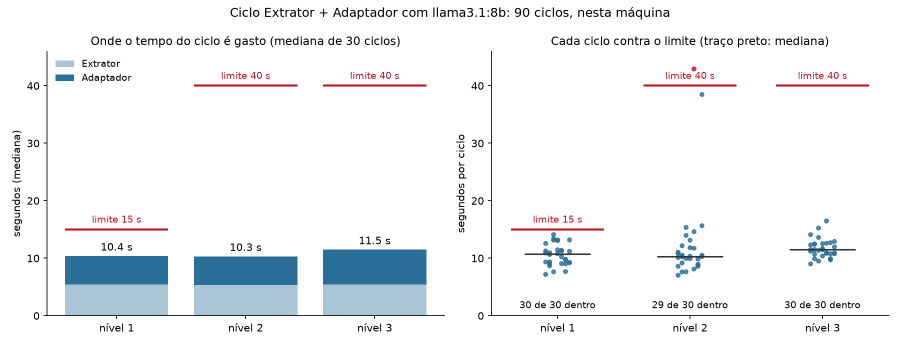
#> input picture reports/adaptador_ciclo.png, 1800 x 690 px (shown at 1/2 size); its folder holds only this picture in this run
$ python -i motor.py   (imports and definitions only)
#> lines starting #> are read from the running program, lines starting #| are printed output that depends on the picture
#> further down, picture is the input picture: PIL image 1800x690 RGBA; mean R, G, B, A 239.8, 242.1, 244, 255
### backend/src/iris/ocr/erros.py
"""Erros do módulo de OCR, com o status HTTP que a rota deve devolver."""
from __future__ import annotations


class OcrError(ValueError):
    def __init__(self, mensagem: str, code: str, status: int = 422, field: str = "file") -> None:
        super().__init__(mensagem)
        self.code, self.status, self.field = code, status, field

    def to_dict(self) -> dict[str, str]:
        return {"status": "error", "code": self.code, "field": self.field, "detail": str(self)}

### backend/src/iris/ocr/motor.py
"""Motor de OCR local (História 1.1.3). O padrão é o Tesseract, chamado como processo filho.

Zero-retention (RNF-01): a imagem entra pela entrada padrão e o texto sai pela saída padrão, sem arquivo temporário
e sem serviço externo. O motor é trocável (`definir_motor`), como o transcritor de áudio.

O Tesseract é um programa do sistema, não um pacote Python:
    macOS:   brew install tesseract tesseract-lang
    Ubuntu:  sudo apt-get install tesseract-ocr tesseract-ocr-por
Variáveis: IRIS_OCR_BIN (caminho do executável), IRIS_OCR_LANG (padrão "por"), IRIS_OCR_TIMEOUT (segundos, padrão 90).
"""
from __future__ import annotations

import io
import os
import shutil
import subprocess
from dataclasses import dataclass
from typing import Protocol

from PIL import Image

from iris.ocr.erros import OcrError

IDIOMA_PADRAO = "por"
TIMEOUT_PADRAO = 90.0
LADO_IDEAL = 2000  # o Tesseract lê melhor com letras de ~30 px; fotos pequenas são ampliadas até aqui
LADO_MAXIMO = 4000  # fotos maiores são reduzidas: mais pixels só deixam o OCR lento


@dataclass(frozen=True)
class ResultadoOcr:
    texto: str
    confianca_media: float  # 0..100, média das palavras reconhecidas; 0 quando não há palavra
    palavras: int


class MotorOcr(Protocol):
    def reconhecer(self, imagem: Image.Image, idioma: str) -> ResultadoOcr: ...


def preparar_para_ocr(imagem: Image.Image) -> bytes:
    """Escala de cinza, contraste automático e tamanho adequado, devolvido como PNG em memória."""
    from PIL import ImageOps

    g = ImageOps.autocontrast(imagem.convert("L"), cutoff=1)
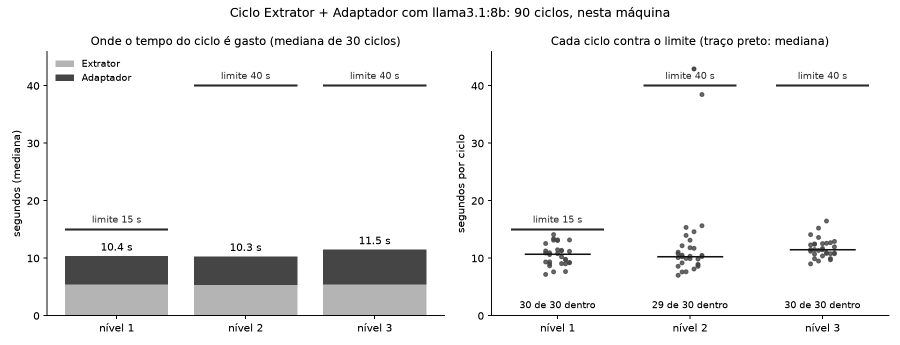
#> g: PIL image 1800x690 L (shown at 1/2 size); min 0, max 255, mean 239.8
    maior = max(g.size)
#> maior = 1800
    if maior < LADO_IDEAL:
        fator = min(2.0, LADO_IDEAL / maior)
#> fator = 1.11
    elif maior > LADO_MAXIMO:
        fator = LADO_MAXIMO / maior
    else:
        fator = 1.0
    if abs(fator - 1.0) > 0.01:
        g = g.resize((round(g.width * fator), round(g.height * fator)), Image.LANCZOS)
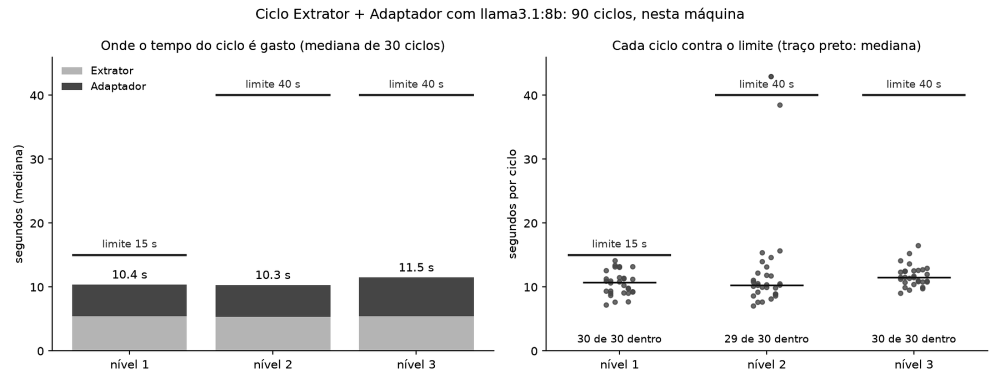
#> g: PIL image 2000x767 L (shown at 1/2 size); min 0, max 255, mean 239.7
    saida = io.BytesIO()
    g.save(saida, format="PNG")
    return saida.getvalue()


def interpretar_tsv(tsv: str) -> ResultadoOcr:
    """Reconstrói o texto (linhas e parágrafos) e a confiança média a partir da saída `tsv` do Tesseract."""
    linhas: dict[tuple[int, int, int], list[str]] = {}
    ordem: list[tuple[int, int, int]] = []
    confs: list[float] = []
    for registro in tsv.splitlines()[1:]:
        c = registro.split("\t")
        if len(c) < 12 or c[0] != "5":  # nível 5 = palavra
            continue
        texto = c[11].strip()
        try:
            conf = float(c[10])
            chave = (int(c[2]), int(c[3]), int(c[4]))
        except ValueError:
            continue
        if not texto or conf < 0:
            continue
        if chave not in linhas:
            linhas[chave] = []
            ordem.append(chave)
        linhas[chave].append(texto)
        confs.append(conf)
    saida: list[str] = []
    anterior: tuple[int, int] | None = None
    for chave in ordem:
        bloco_par = chave[:2]
        if anterior is not None and bloco_par != anterior:
            saida.append("")  # parágrafo novo
        saida.append(" ".join(linhas[chave]))
        anterior = bloco_par
    media = sum(confs) / len(confs) if confs else 0.0
    return ResultadoOcr("\n".join(saida).strip(), media, len(confs))


class MotorTesseract:
    def __init__(self, executavel: str | None = None, timeout: float | None = None) -> None:
        self._executavel = executavel or os.environ.get("IRIS_OCR_BIN") or "tesseract"
        self._timeout = timeout if timeout is not None else float(os.environ.get("IRIS_OCR_TIMEOUT", TIMEOUT_PADRAO))

    def _caminho(self) -> str:
        caminho = shutil.which(self._executavel)
        if caminho is None:
            raise OcrError(
                "O reconhecimento de texto em imagens não está instalado neste servidor (falta o Tesseract). "
                "Digite ou cole o texto da prova, ou envie um arquivo .pdf, .docx ou .txt.",
                "OCR_ENGINE_UNAVAILABLE",
                503,
            )
        return caminho

    def reconhecer(self, imagem: Image.Image, idioma: str = IDIOMA_PADRAO) -> ResultadoOcr:
        idioma = os.environ.get("IRIS_OCR_LANG") or idioma
        png = preparar_para_ocr(imagem)
        try:
            proc = subprocess.run(
                [self._caminho(), "stdin", "stdout", "-l", idioma, "--psm", "3", "tsv"],
                input=png,
                capture_output=True,
                timeout=self._timeout,
                check=False,
            )
        except subprocess.TimeoutExpired as err:
            raise OcrError(
                "A leitura da imagem demorou mais que o esperado. Tente uma imagem menor ou uma página por vez.",
                "OCR_TIMEOUT",
                504,
            ) from err
        if proc.returncode != 0:
            erro = proc.stderr.decode("utf-8", "replace")
            if "Failed loading language" in erro or "Error opening data file" in erro:
                raise OcrError(
                    f"O idioma '{idioma}' do Tesseract não está instalado (no macOS: brew install tesseract-lang).",
                    "OCR_LANGUAGE_UNAVAILABLE",
                    503,
                )
            raise OcrError("Não foi possível ler o texto desta imagem.", "OCR_FAILED", 422)
        return interpretar_tsv(proc.stdout.decode("utf-8", "replace"))


_motor: MotorOcr | None = None


def definir_motor(motor: MotorOcr | None) -> None:
    """Troca o motor (outro OCR, ou um falso nos testes). `None` volta ao Tesseract."""
    global _motor
    _motor = motor


def obter_motor() -> MotorOcr:
    return _motor or MotorTesseract()

>>> from PIL import Image
>>> picture = Image.open('../../../../reports/adaptador_ciclo.png')
#> (the run stopped early here; a loop or call above may not have finished)

$ run again, on reports/adaptador_com_modelo.png
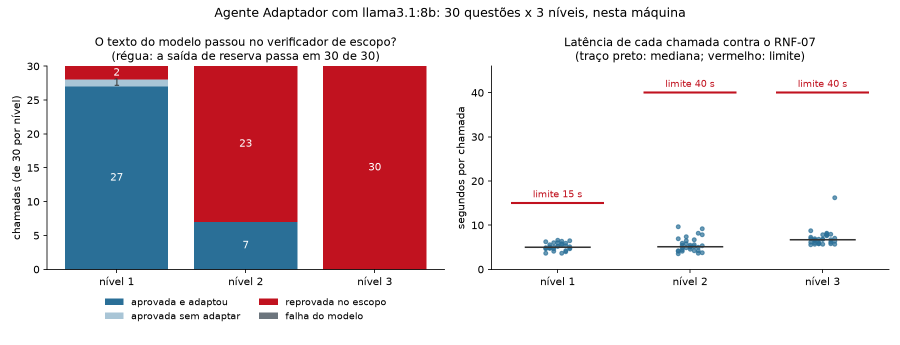
#> input picture reports/adaptador_com_modelo.png, 1800 x 690 px (shown at 1/2 size)
#> picture is the input picture: PIL image 1800x690 RGBA; mean R, G, B, A 224.2, 207.5, 212.4, 255
#> in preparar_para_ocr, `g = ImageOps.autocontrast(imagem.convert("L"), cutoff=1)`:
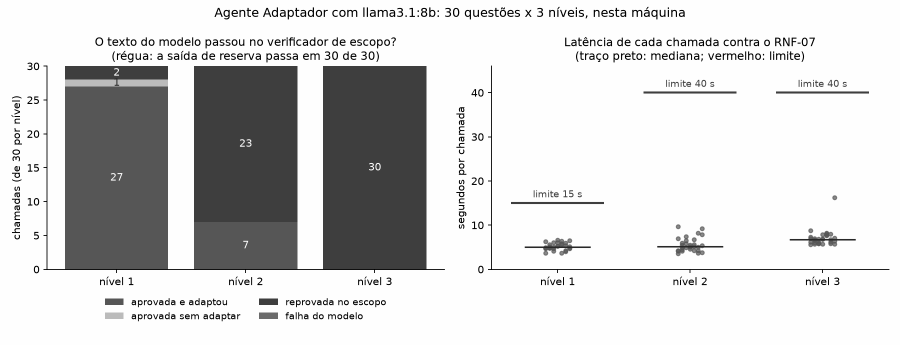
#> g: PIL image 1800x690 L (shown at 1/2 size); min 0, max 254, mean 210.1
#> in preparar_para_ocr, `g = g.resize((round(g.width * fator), round(g.height * fator)), Image...`:
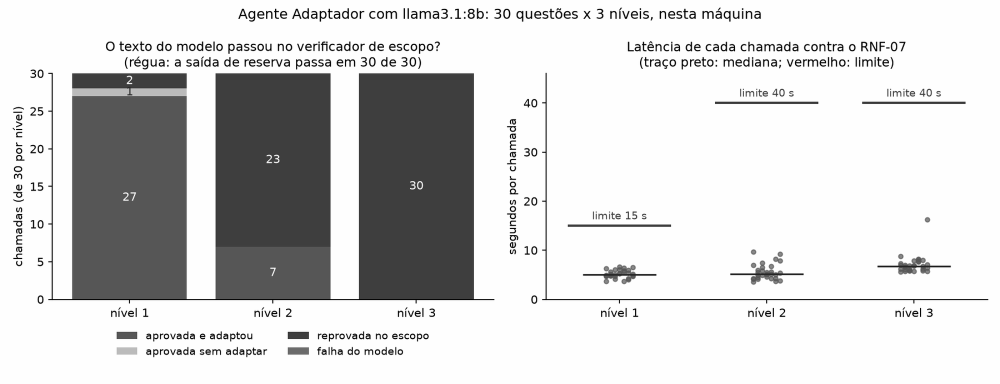
#> g: PIL image 2000x767 L (shown at 1/2 size); min 0, max 255, mean 210

$ run again, on reports/adaptador_isolamento_escopo.png
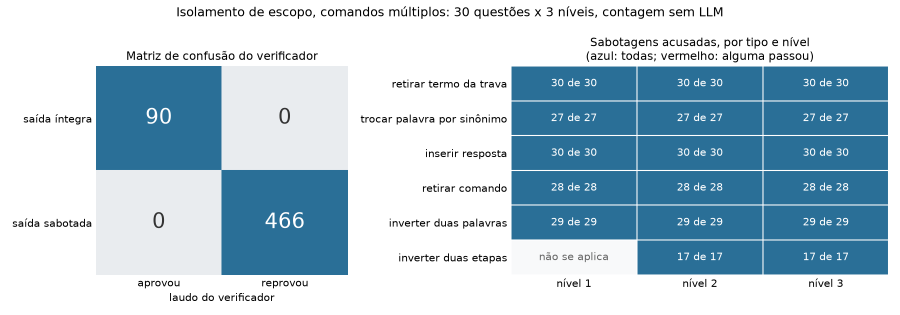
#> input picture reports/adaptador_isolamento_escopo.png, 1800 x 630 px (shown at 1/2 size)
#> picture is the input picture: PIL image 1800x630 RGBA; mean R, G, B, A 175.9, 199.6, 213.4, 255
#> in preparar_para_ocr, `g = ImageOps.autocontrast(imagem.convert("L"), cutoff=1)`:
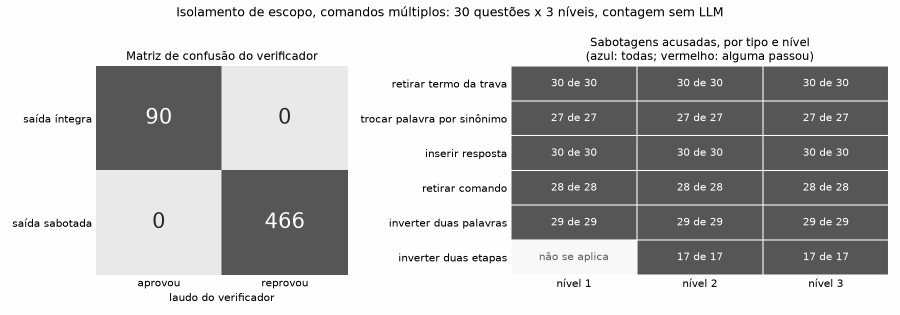
#> g: PIL image 1800x630 L (shown at 1/2 size); min 0, max 254, mean 190.2
#> in preparar_para_ocr, `g = g.resize((round(g.width * fator), round(g.height * fator)), Image...`:
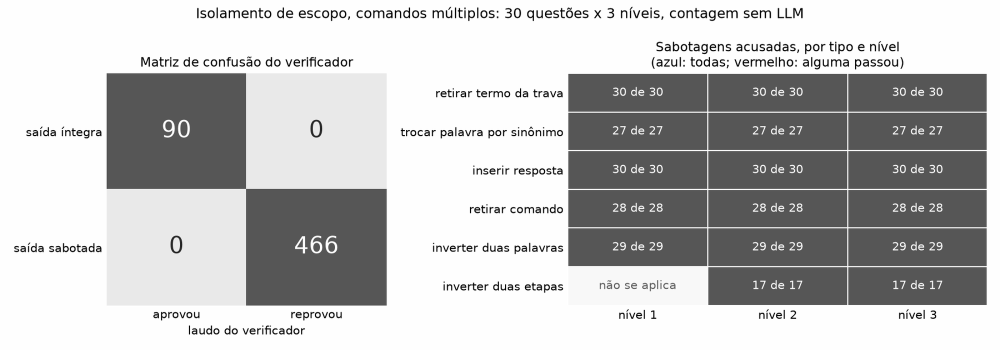
#> g: PIL image 2000x700 L (shown at 1/2 size); min 0, max 255, mean 190

$ run again, on reports/eda1_balanceamento_caracteristica.png
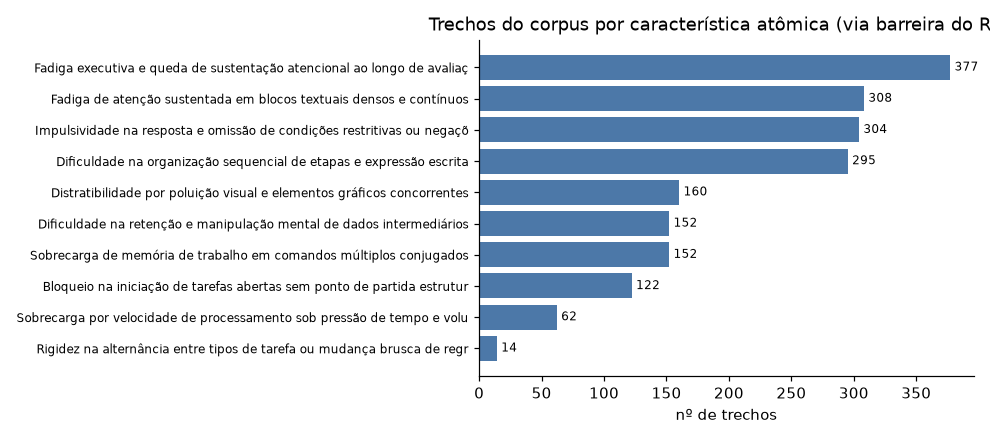
#> input picture reports/eda1_balanceamento_caracteristica.png, 990 x 440 px
#> picture is the input picture: PIL image 990x440 RGBA; mean R, G, B, A 221, 227.1, 233.8, 255
#> in preparar_para_ocr, `g = ImageOps.autocontrast(imagem.convert("L"), cutoff=1)`:
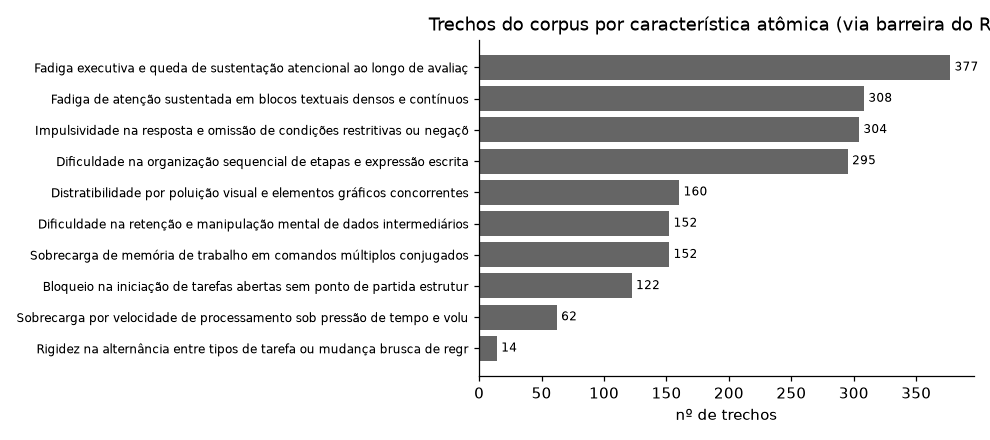
#> g: PIL image 990x440 L; min 0, max 255, mean 223.9
